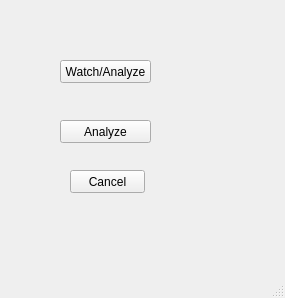
<?xml version="1.0" encoding="UTF-8"?>
<ui version="4.0">
 <class>MainWindow</class>
 <widget class="QMainWindow" name="MainWindow">
  <property name="geometry">
   <rect>
    <x>0</x>
    <y>0</y>
    <width>285</width>
    <height>298</height>
   </rect>
  </property>
  <property name="windowTitle">
   <string>MainWindow</string>
  </property>
  <widget class="QWidget" name="centralwidget">
   <widget class="QPushButton" name="wa_Button">
    <property name="geometry">
     <rect>
      <x>60</x>
      <y>60</y>
      <width>91</width>
      <height>23</height>
     </rect>
    </property>
    <property name="text">
     <string>Watch/Analyze</string>
    </property>
   </widget>
   <widget class="QPushButton" name="a_button">
    <property name="geometry">
     <rect>
      <x>60</x>
      <y>120</y>
      <width>91</width>
      <height>23</height>
     </rect>
    </property>
    <property name="text">
     <string>Analyze</string>
    </property>
   </widget>
   <widget class="QPushButton" name="cancelButton">
    <property name="geometry">
     <rect>
      <x>70</x>
      <y>170</y>
      <width>75</width>
      <height>23</height>
     </rect>
    </property>
    <property name="text">
     <string>Cancel</string>
    </property>
   </widget>
  </widget>
  <widget class="QMenuBar" name="menubar">
   <property name="geometry">
    <rect>
     <x>0</x>
     <y>0</y>
     <width>285</width>
     <height>21</height>
    </rect>
   </property>
  </widget>
  <widget class="QStatusBar" name="statusbar"/>
 </widget>
 <resources/>
 <connections/>
</ui>
